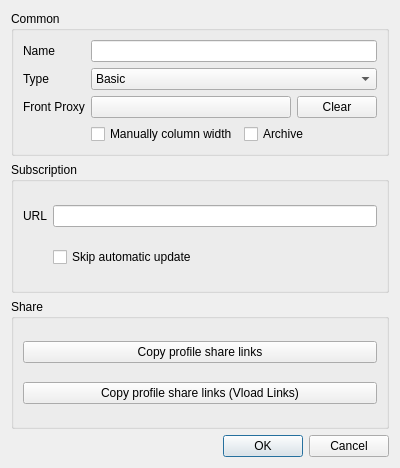
<?xml version="1.0" encoding="UTF-8"?>
<ui version="4.0">
 <class>DialogEditGroup</class>
 <widget class="QDialog" name="DialogEditGroup">
  <property name="geometry">
   <rect>
    <x>0</x>
    <y>0</y>
    <width>400</width>
    <height>468</height>
   </rect>
  </property>
  <property name="minimumSize">
   <size>
    <width>400</width>
    <height>300</height>
   </size>
  </property>
  <property name="windowTitle">
   <string>Edit Group</string>
  </property>
  <layout class="QVBoxLayout" name="verticalLayout">
   <item>
    <widget class="QGroupBox" name="cat_common">
     <property name="sizePolicy">
      <sizepolicy hsizetype="Preferred" vsizetype="Maximum">
       <horstretch>0</horstretch>
       <verstretch>0</verstretch>
      </sizepolicy>
     </property>
     <property name="title">
      <string>Common</string>
     </property>
     <layout class="QGridLayout" name="main">
      <item row="0" column="1">
       <widget class="QLineEdit" name="name"/>
      </item>
      <item row="1" column="0">
       <widget class="QLabel" name="label_2">
        <property name="text">
         <string>Type</string>
        </property>
       </widget>
      </item>
      <item row="1" column="1">
       <widget class="QComboBox" name="type">
        <item>
         <property name="text">
          <string>Basic</string>
         </property>
        </item>
        <item>
         <property name="text">
          <string>Subscription</string>
         </property>
        </item>
       </widget>
      </item>
      <item row="2" column="0">
       <widget class="QLabel" name="front_proxy_l">
        <property name="text">
         <string>Front Proxy</string>
        </property>
       </widget>
      </item>
      <item row="3" column="1">
       <layout class="QHBoxLayout" name="horizontalLayout_2">
        <item>
         <widget class="QCheckBox" name="manually_column_width">
          <property name="text">
           <string>Manually column width</string>
          </property>
         </widget>
        </item>
        <item>
         <widget class="QCheckBox" name="archive">
          <property name="text">
           <string>Archive</string>
          </property>
         </widget>
        </item>
       </layout>
      </item>
      <item row="0" column="0">
       <widget class="QLabel" name="label">
        <property name="text">
         <string>Name</string>
        </property>
       </widget>
      </item>
      <item row="2" column="1">
       <layout class="QHBoxLayout" name="horizontalLayout">
        <item>
         <widget class="QPushButton" name="front_proxy">
          <property name="text">
           <string notr="true"/>
          </property>
         </widget>
        </item>
        <item>
         <widget class="QPushButton" name="front_proxy_clear">
          <property name="sizePolicy">
           <sizepolicy hsizetype="Maximum" vsizetype="Fixed">
            <horstretch>0</horstretch>
            <verstretch>0</verstretch>
           </sizepolicy>
          </property>
          <property name="text">
           <string>Clear</string>
          </property>
         </widget>
        </item>
       </layout>
      </item>
     </layout>
    </widget>
   </item>
   <item>
    <widget class="QGroupBox" name="cat_sub">
     <property name="title">
      <string>Subscription</string>
     </property>
     <layout class="QGridLayout" name="_2">
      <item row="0" column="0">
       <widget class="QLabel" name="label_4">
        <property name="text">
         <string>URL</string>
        </property>
       </widget>
      </item>
      <item row="0" column="1">
       <widget class="MyLineEdit" name="url"/>
      </item>
      <item row="1" column="1">
       <widget class="QCheckBox" name="skip_auto_update">
        <property name="text">
         <string>Skip automatic update</string>
        </property>
       </widget>
      </item>
     </layout>
    </widget>
   </item>
   <item>
    <widget class="QGroupBox" name="cat_share">
     <property name="title">
      <string>Share</string>
     </property>
     <layout class="QVBoxLayout" name="verticalLayout_2">
      <item>
       <widget class="QPushButton" name="copy_links">
        <property name="text">
         <string>Copy profile share links</string>
        </property>
       </widget>
      </item>
      <item>
       <widget class="QPushButton" name="copy_links_nkr">
        <property name="text">
         <string>Copy profile share links (Vload Links)</string>
        </property>
       </widget>
      </item>
     </layout>
    </widget>
   </item>
   <item>
    <widget class="QDialogButtonBox" name="buttonBox">
     <property name="standardButtons">
      <set>QDialogButtonBox::Cancel|QDialogButtonBox::Ok</set>
     </property>
    </widget>
   </item>
  </layout>
 </widget>
 <customwidgets>
  <customwidget>
   <class>MyLineEdit</class>
   <extends>QLineEdit</extends>
   <header>ui/widget/MyLineEdit.h</header>
  </customwidget>
 </customwidgets>
 <tabstops>
  <tabstop>name</tabstop>
  <tabstop>type</tabstop>
  <tabstop>front_proxy</tabstop>
  <tabstop>front_proxy_clear</tabstop>
  <tabstop>manually_column_width</tabstop>
  <tabstop>archive</tabstop>
  <tabstop>url</tabstop>
  <tabstop>skip_auto_update</tabstop>
  <tabstop>copy_links</tabstop>
  <tabstop>copy_links_nkr</tabstop>
 </tabstops>
 <resources/>
 <connections>
  <connection>
   <sender>buttonBox</sender>
   <signal>rejected()</signal>
   <receiver>DialogEditGroup</receiver>
   <slot>reject()</slot>
   <hints>
    <hint type="sourcelabel">
     <x>199</x>
     <y>275</y>
    </hint>
    <hint type="destinationlabel">
     <x>199</x>
     <y>149</y>
    </hint>
   </hints>
  </connection>
  <connection>
   <sender>buttonBox</sender>
   <signal>accepted()</signal>
   <receiver>DialogEditGroup</receiver>
   <slot>accept()</slot>
   <hints>
    <hint type="sourcelabel">
     <x>199</x>
     <y>291</y>
    </hint>
    <hint type="destinationlabel">
     <x>199</x>
     <y>157</y>
    </hint>
   </hints>
  </connection>
 </connections>
</ui>
